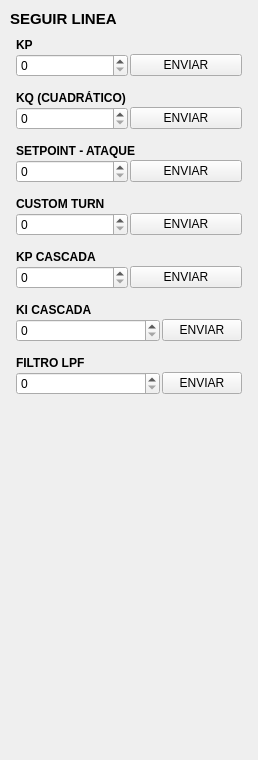
       <widget class="QFrame" name="box_linea">
        <property name="geometry">
         <rect>
          <x>294</x>
          <y>20</y>
          <width>258</width>
          <height>760</height>
         </rect>
        </property>
        <layout class="QVBoxLayout" name="verticalLayout_box_linea">
         <property name="spacing">
          <number>6</number>
         </property>
         <property name="leftMargin">
          <number>10</number>
         </property>
         <property name="topMargin">
          <number>10</number>
         </property>
         <property name="rightMargin">
          <number>10</number>
         </property>
         <property name="bottomMargin">
          <number>10</number>
         </property>
         <item>
          <widget class="QLabel" name="label_sensors_10">
           <property name="font">
            <font>
             <pointsize>11</pointsize>
             <bold>true</bold>
            </font>
           </property>
           <property name="text">
            <string>SEGUIR LINEA</string>
           </property>
          </widget>
         </item>
         <item>
          <widget class="QFrame" name="item_line_kp">
           <layout class="QVBoxLayout" name="layout_item_line_kp">
            <property name="spacing">
             <number>2</number>
            </property>
            <property name="leftMargin">
             <number>6</number>
            </property>
            <property name="topMargin">
             <number>4</number>
            </property>
            <property name="rightMargin">
             <number>6</number>
            </property>
            <property name="bottomMargin">
             <number>4</number>
            </property>
            <item>
             <widget class="QLabel" name="label_sensors_11">
              <property name="font">
               <font>
                <bold>true</bold>
               </font>
              </property>
              <property name="text">
               <string>KP</string>
              </property>
             </widget>
            </item>
            <item>
             <layout class="QHBoxLayout" name="horizontalLayout_12">
              <item>
               <widget class="QSpinBox" name="setLineKp"/>
              </item>
              <item>
               <widget class="QPushButton" name="sendLineKp">
                <property name="text">
                 <string>ENVIAR</string>
                </property>
               </widget>
              </item>
             </layout>
            </item>
           </layout>
          </widget>
         </item>
         <item>
          <widget class="QFrame" name="item_line_kd">
           <layout class="QVBoxLayout" name="layout_item_line_kd">
            <property name="spacing">
             <number>2</number>
            </property>
            <property name="leftMargin">
             <number>6</number>
            </property>
            <property name="topMargin">
             <number>4</number>
            </property>
            <property name="rightMargin">
             <number>6</number>
            </property>
            <property name="bottomMargin">
             <number>4</number>
            </property>
            <item>
             <widget class="QLabel" name="label_sensors_12">
              <property name="font">
               <font>
                <bold>true</bold>
               </font>
              </property>
              <property name="text">
               <string>KQ (CUADRÁTICO)</string>
              </property>
             </widget>
            </item>
            <item>
             <layout class="QHBoxLayout" name="horizontalLayout_13">
              <item>
               <widget class="QSpinBox" name="setLineKd"/>
              </item>
              <item>
               <widget class="QPushButton" name="sendLineKd">
                <property name="text">
                 <string>ENVIAR</string>
                </property>
               </widget>
              </item>
             </layout>
            </item>
           </layout>
          </widget>
         </item>
         <item>
          <widget class="QFrame" name="item_attack_sp">
           <layout class="QVBoxLayout" name="layout_item_attack_sp">
            <property name="spacing">
             <number>2</number>
            </property>
            <property name="leftMargin">
             <number>6</number>
            </property>
            <property name="topMargin">
             <number>4</number>
            </property>
            <property name="rightMargin">
             <number>6</number>
            </property>
            <property name="bottomMargin">
             <number>4</number>
            </property>
            <item>
             <widget class="QLabel" name="label_sensors_15">
              <property name="font">
               <font>
                <bold>true</bold>
               </font>
              </property>
              <property name="text">
               <string>SETPOINT - ATAQUE</string>
              </property>
             </widget>
            </item>
            <item>
             <layout class="QHBoxLayout" name="horizontalLayout_16">
              <item>
               <widget class="QSpinBox" name="setAttackSetpoint"/>
              </item>
              <item>
               <widget class="QPushButton" name="sendAttackSetpoint">
                <property name="text">
                 <string>ENVIAR</string>
                </property>
               </widget>
              </item>
             </layout>
            </item>
           </layout>
          </widget>
         </item>
         <item>
          <widget class="QFrame" name="item_custom_turn">
           <layout class="QVBoxLayout" name="layout_item_custom_turn">
            <property name="spacing">
             <number>2</number>
            </property>
            <property name="leftMargin">
             <number>6</number>
            </property>
            <property name="topMargin">
             <number>4</number>
            </property>
            <property name="rightMargin">
             <number>6</number>
            </property>
            <property name="bottomMargin">
             <number>4</number>
            </property>
            <item>
             <widget class="QLabel" name="label_sensors_23">
              <property name="font">
               <font>
                <bold>true</bold>
               </font>
              </property>
              <property name="text">
               <string>CUSTOM TURN</string>
              </property>
             </widget>
            </item>
            <item>
             <layout class="QHBoxLayout" name="horizontalLayout_24">
              <item>
               <widget class="QSpinBox" name="setCustomTurn"/>
              </item>
              <item>
               <widget class="QPushButton" name="sendCustomTurn">
                <property name="text">
                 <string>ENVIAR</string>
                </property>
               </widget>
              </item>
             </layout>
            </item>
           </layout>
          </widget>
         </item>
         <item>
          <widget class="QFrame" name="item_kp_cascada">
           <layout class="QVBoxLayout" name="layout_item_kp_cascada">
            <property name="spacing">
             <number>2</number>
            </property>
            <property name="leftMargin">
             <number>6</number>
            </property>
            <property name="topMargin">
             <number>4</number>
            </property>
            <property name="rightMargin">
             <number>6</number>
            </property>
            <property name="bottomMargin">
             <number>4</number>
            </property>
            <item>
             <widget class="QLabel" name="label_kpCascada">
              <property name="font">
               <font>
                <bold>true</bold>
               </font>
              </property>
              <property name="text">
               <string>KP CASCADA</string>
              </property>
             </widget>
            </item>
            <item>
             <layout class="QHBoxLayout" name="horizontalLayout_kpCascada">
              <item>
               <widget class="QSpinBox" name="setKpCascada">
                <property name="maximum">
                 <number>10000</number>
                </property>
               </widget>
              </item>
              <item>
               <widget class="QPushButton" name="sendKpCascada">
                <property name="text">
                 <string>ENVIAR</string>
                </property>
               </widget>
              </item>
             </layout>
            </item>
           </layout>
          </widget>
         </item>
         <item>
          <widget class="QFrame" name="item_ki_cascada">
           <layout class="QVBoxLayout" name="layout_item_ki_cascada">
            <property name="spacing">
             <number>2</number>
            </property>
            <property name="leftMargin">
             <number>6</number>
            </property>
            <property name="topMargin">
             <number>4</number>
            </property>
            <property name="rightMargin">
             <number>6</number>
            </property>
            <property name="bottomMargin">
             <number>4</number>
            </property>
            <item>
             <widget class="QLabel" name="label_kiCascada">
              <property name="font">
               <font>
                <bold>true</bold>
               </font>
              </property>
              <property name="text">
               <string>KI CASCADA</string>
              </property>
             </widget>
            </item>
            <item>
             <layout class="QHBoxLayout" name="horizontalLayout_kiCascada" stretch="2,0">
              <item>
               <widget class="QSpinBox" name="setKiCascada">
                <property name="maximum">
                 <number>10000</number>
                </property>
               </widget>
              </item>
              <item>
               <widget class="QPushButton" name="sendKiCascada">
                <property name="text">
                 <string>ENVIAR</string>
                </property>
               </widget>
              </item>
             </layout>
            </item>
           </layout>
          </widget>
         </item>
         <item>
          <widget class="QFrame" name="item_filter_lpf">
           <layout class="QVBoxLayout" name="layout_item_filter_lpf">
            <property name="spacing">
             <number>2</number>
            </property>
            <property name="leftMargin">
             <number>6</number>
            </property>
            <property name="topMargin">
             <number>4</number>
            </property>
            <property name="rightMargin">
             <number>6</number>
            </property>
            <property name="bottomMargin">
             <number>4</number>
            </property>
            <item>
             <widget class="QLabel" name="label_filterLPF">
              <property name="font">
               <font>
                <bold>true</bold>
               </font>
              </property>
              <property name="text">
               <string>FILTRO LPF</string>
              </property>
             </widget>
            </item>
            <item>
             <layout class="QHBoxLayout" name="horizontalLayout_filterLPF" stretch="2,0">
              <item>
               <widget class="QSpinBox" name="setFilterLPF">
                <property name="maximum">
                 <number>100</number>
                </property>
               </widget>
              </item>
              <item>
               <widget class="QPushButton" name="sendFilterLPF">
                <property name="text">
                 <string>ENVIAR</string>
                </property>
               </widget>
              </item>
             </layout>
            </item>
           </layout>
          </widget>
         </item>
         <item>
          <spacer name="verticalSpacer_linea">
           <property name="orientation">
            <enum>Qt::Orientation::Vertical</enum>
           </property>
           <property name="sizeHint" stdset="0">
            <size>
             <width>20</width>
             <height>40</height>
            </size>
           </property>
          </spacer>
         </item>
        </layout>
       </widget>
